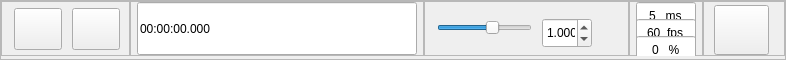
<?xml version="1.0" encoding="UTF-8"?>
<ui version="4.0">
 <class>Transport</class>
 <widget class="QWidget" name="Transport">
  <property name="geometry">
   <rect>
    <x>0</x>
    <y>0</y>
    <width>786</width>
    <height>60</height>
   </rect>
  </property>
  <property name="minimumSize">
   <size>
    <width>0</width>
    <height>60</height>
   </size>
  </property>
  <property name="maximumSize">
   <size>
    <width>16777215</width>
    <height>60</height>
   </size>
  </property>
  <property name="windowTitle">
   <string>IanniX — Transport</string>
  </property>
  <property name="styleSheet">
   <string notr="true"></string>
  </property>
  <layout class="QHBoxLayout" name="horizontalLayout">
   <property name="spacing">
    <number>0</number>
   </property>
   <property name="leftMargin">
    <number>0</number>
   </property>
   <property name="topMargin">
    <number>0</number>
   </property>
   <property name="rightMargin">
    <number>0</number>
   </property>
   <property name="bottomMargin">
    <number>0</number>
   </property>
   <item>
    <widget class="QFrame" name="globalFrame">
     <property name="frameShape">
      <enum>QFrame::StyledPanel</enum>
     </property>
     <property name="frameShadow">
      <enum>QFrame::Raised</enum>
     </property>
     <layout class="QHBoxLayout" name="horizontalLayout_2">
      <property name="spacing">
       <number>0</number>
      </property>
      <property name="leftMargin">
       <number>0</number>
      </property>
      <property name="topMargin">
       <number>0</number>
      </property>
      <property name="rightMargin">
       <number>0</number>
      </property>
      <property name="bottomMargin">
       <number>3</number>
      </property>
      <item>
       <widget class="QFrame" name="transportFrame">
        <property name="sizePolicy">
         <sizepolicy hsizetype="Maximum" vsizetype="Preferred">
          <horstretch>0</horstretch>
          <verstretch>0</verstretch>
         </sizepolicy>
        </property>
        <property name="frameShape">
         <enum>QFrame::StyledPanel</enum>
        </property>
        <property name="frameShadow">
         <enum>QFrame::Raised</enum>
        </property>
        <layout class="QHBoxLayout" name="horizontalLayout_4">
         <property name="spacing">
          <number>10</number>
         </property>
         <property name="leftMargin">
          <number>12</number>
         </property>
         <property name="topMargin">
          <number>0</number>
         </property>
         <property name="bottomMargin">
          <number>0</number>
         </property>
         <item>
          <widget class="QPushButton" name="ffButton">
           <property name="sizePolicy">
            <sizepolicy hsizetype="Fixed" vsizetype="Fixed">
             <horstretch>0</horstretch>
             <verstretch>0</verstretch>
            </sizepolicy>
           </property>
           <property name="minimumSize">
            <size>
             <width>48</width>
             <height>42</height>
            </size>
           </property>
           <property name="maximumSize">
            <size>
             <width>40</width>
             <height>40</height>
            </size>
           </property>
           <property name="toolTip">
            <string>Rewinds the playback</string>
           </property>
           <property name="statusTip">
            <string>Playback|By pressing the button, IanniX will play or pause the score playback. If nothing happened, be sure the score speed is positive!</string>
           </property>
           <property name="text">
            <string/>
           </property>
           <property name="icon">
            <iconset resource="../icons/IanniX.qrc">
             <normaloff>:/general/res_icon_ff.png</normaloff>:/general/res_icon_ff.png</iconset>
           </property>
           <property name="iconSize">
            <size>
             <width>24</width>
             <height>24</height>
            </size>
           </property>
          </widget>
         </item>
         <item>
          <widget class="QPushButton" name="playButton">
           <property name="sizePolicy">
            <sizepolicy hsizetype="Fixed" vsizetype="Fixed">
             <horstretch>0</horstretch>
             <verstretch>0</verstretch>
            </sizepolicy>
           </property>
           <property name="minimumSize">
            <size>
             <width>48</width>
             <height>42</height>
            </size>
           </property>
           <property name="maximumSize">
            <size>
             <width>40</width>
             <height>40</height>
            </size>
           </property>
           <property name="toolTip">
            <string>Plays or pauses the playback</string>
           </property>
           <property name="statusTip">
            <string>Playback|Press this button to start or pause the playback</string>
           </property>
           <property name="text">
            <string/>
           </property>
           <property name="icon">
            <iconset resource="../icons/IanniX.qrc">
             <normaloff>:/general/res_icon_play.png</normaloff>
             <normalon>:/general/res_icon_pause.png</normalon>:/general/res_icon_play.png</iconset>
           </property>
           <property name="iconSize">
            <size>
             <width>18</width>
             <height>18</height>
            </size>
           </property>
           <property name="checkable">
            <bool>true</bool>
           </property>
           <property name="checked">
            <bool>false</bool>
           </property>
          </widget>
         </item>
        </layout>
       </widget>
      </item>
      <item>
       <widget class="QFrame" name="timeFrame">
        <property name="sizePolicy">
         <sizepolicy hsizetype="Maximum" vsizetype="Preferred">
          <horstretch>0</horstretch>
          <verstretch>0</verstretch>
         </sizepolicy>
        </property>
        <property name="frameShape">
         <enum>QFrame::StyledPanel</enum>
        </property>
        <property name="frameShadow">
         <enum>QFrame::Raised</enum>
        </property>
        <layout class="QHBoxLayout" name="horizontalLayout_3">
         <property name="spacing">
          <number>0</number>
         </property>
         <property name="leftMargin">
          <number>6</number>
         </property>
         <property name="topMargin">
          <number>0</number>
         </property>
         <property name="rightMargin">
          <number>6</number>
         </property>
         <property name="bottomMargin">
          <number>0</number>
         </property>
         <item>
          <widget class="QLineEdit" name="timeEdit">
           <property name="sizePolicy">
            <sizepolicy hsizetype="Fixed" vsizetype="Fixed">
             <horstretch>0</horstretch>
             <verstretch>0</verstretch>
            </sizepolicy>
           </property>
           <property name="minimumSize">
            <size>
             <width>280</width>
             <height>28</height>
            </size>
           </property>
           <property name="maximumSize">
            <size>
             <width>280</width>
             <height>55</height>
            </size>
           </property>
           <property name="focusPolicy">
            <enum>Qt::ClickFocus</enum>
           </property>
           <property name="toolTip">
            <string>Goes to a specific playback timecode</string>
           </property>
           <property name="statusTip">
            <string>Playback|This is the elapsed time since the beginning of the playback of the score.\n If you need to jump to a specific timecode, feel free to type directly the desired timecode in this box.</string>
           </property>
           <property name="inputMask">
            <string notr="true">99:99:99.999</string>
           </property>
           <property name="text">
            <string notr="true">00:00:00.000</string>
           </property>
          </widget>
         </item>
        </layout>
       </widget>
      </item>
      <item>
       <widget class="QFrame" name="speedFrame">
        <property name="frameShape">
         <enum>QFrame::StyledPanel</enum>
        </property>
        <property name="frameShadow">
         <enum>QFrame::Raised</enum>
        </property>
        <layout class="QVBoxLayout" name="verticalLayout_2">
         <property name="spacing">
          <number>0</number>
         </property>
         <property name="leftMargin">
          <number>12</number>
         </property>
         <property name="topMargin">
          <number>0</number>
         </property>
         <property name="rightMargin">
          <number>12</number>
         </property>
         <property name="bottomMargin">
          <number>0</number>
         </property>
         <item>
          <layout class="QHBoxLayout" name="spaceForLog">
           <property name="spacing">
            <number>0</number>
           </property>
          </layout>
         </item>
         <item>
          <layout class="QHBoxLayout" name="horizontalLayout_5">
           <property name="spacing">
            <number>10</number>
           </property>
           <item>
            <widget class="QSlider" name="speedSlider">
             <property name="toolTip">
              <string>Changes the global playback speed (1.00 = real time clock)</string>
             </property>
             <property name="statusTip">
              <string>Playback speed|IanniX will play your score with a classical precise clock. But you can speed up or down the playback... or reverse the time!</string>
             </property>
             <property name="minimum">
              <number>-500</number>
             </property>
             <property name="maximum">
              <number>500</number>
             </property>
             <property name="value">
              <number>100</number>
             </property>
             <property name="orientation">
              <enum>Qt::Horizontal</enum>
             </property>
            </widget>
           </item>
           <item>
            <widget class="QDoubleSpinBox" name="speedSpin">
             <property name="minimumSize">
              <size>
               <width>50</width>
               <height>30</height>
              </size>
             </property>
             <property name="maximumSize">
              <size>
               <width>50</width>
               <height>20</height>
              </size>
             </property>
             <property name="toolTip">
              <string>Changes the global playback speed (1.00 = real time clock)</string>
             </property>
             <property name="statusTip">
              <string>Playback speed|IanniX will play your score with a classical precise clock. But you can speed up or down the playback... or reverse the time!</string>
             </property>
             <property name="decimals">
              <number>3</number>
             </property>
             <property name="minimum">
              <double>-999.000000000000000</double>
             </property>
             <property name="maximum">
              <double>999.000000000000000</double>
             </property>
             <property name="singleStep">
              <double>0.100000000000000</double>
             </property>
             <property name="value">
              <double>1.000000000000000</double>
             </property>
            </widget>
           </item>
           <item>
            <widget class="QPushButton" name="speedSpinReset">
             <property name="enabled">
              <bool>false</bool>
             </property>
             <property name="toolTip">
              <string>Resets score speed to nominal speed (1.00)</string>
             </property>
             <property name="styleSheet">
              <string notr="true">QPushButton  {
	min-width:  		14px;
	min-height: 		14px;
	max-width:  	14px;
	max-height: 	14px;
	width:  				14px;
	height: 			14px;
	border-radius: 7px;
	margin: 			0px;
	margin-top:		7px;
	padding:			0px;
}
QPushButton:disabled {
	border:				0px solid transparent;
	background: 	transparent;
	color:				transparent;
}</string>
             </property>
             <property name="text">
              <string>X</string>
             </property>
            </widget>
           </item>
          </layout>
         </item>
        </layout>
       </widget>
      </item>
      <item>
       <widget class="QFrame" name="perfFrame">
        <property name="sizePolicy">
         <sizepolicy hsizetype="Maximum" vsizetype="Preferred">
          <horstretch>0</horstretch>
          <verstretch>0</verstretch>
         </sizepolicy>
        </property>
        <property name="frameShape">
         <enum>QFrame::StyledPanel</enum>
        </property>
        <property name="frameShadow">
         <enum>QFrame::Raised</enum>
        </property>
        <layout class="QVBoxLayout" name="verticalLayout">
         <property name="spacing">
          <number>0</number>
         </property>
         <property name="leftMargin">
          <number>6</number>
         </property>
         <property name="topMargin">
          <number>0</number>
         </property>
         <property name="rightMargin">
          <number>6</number>
         </property>
         <property name="bottomMargin">
          <number>3</number>
         </property>
         <item>
          <widget class="QLineEdit" name="perfSchedulerEdit">
           <property name="minimumSize">
            <size>
             <width>60</width>
             <height>28</height>
            </size>
           </property>
           <property name="maximumSize">
            <size>
             <width>60</width>
             <height>28</height>
            </size>
           </property>
           <property name="toolTip">
            <string>Scheduler period</string>
           </property>
           <property name="statusTip">
            <string>Scheduler period|IanniX computes your score at the displayed rate.\n You can also force IanniX to a specific scheduler period by typing a value in this field. 5ms is accurate enough but it can also be CPU intensive so feel free to increase this value if needed.</string>
           </property>
           <property name="inputMask">
            <string notr="true">009 ms</string>
           </property>
           <property name="text">
            <string notr="true">5 ms</string>
           </property>
           <property name="alignment">
            <set>Qt::AlignCenter</set>
           </property>
          </widget>
         </item>
         <item>
          <widget class="QLineEdit" name="perfOpenGLEdit">
           <property name="minimumSize">
            <size>
             <width>60</width>
             <height>28</height>
            </size>
           </property>
           <property name="maximumSize">
            <size>
             <width>60</width>
             <height>28</height>
            </size>
           </property>
           <property name="toolTip">
            <string>Rendering frame rate</string>
           </property>
           <property name="statusTip">
            <string>Rendering frame rate|IannIX refreshes your score at the displayed frame rate.\n You can also force IanniX to a specific framerate by typing a value in this field. 50fps is fluid but it can also be CPU intensive so feel free to decrease this value if needed.\n Finaly, be aware that graphical frame rate doesn't affect messages accuracy or sample rate.</string>
           </property>
           <property name="inputMask">
            <string notr="true">009 fps</string>
           </property>
           <property name="text">
            <string notr="true">60 fps</string>
           </property>
           <property name="alignment">
            <set>Qt::AlignCenter</set>
           </property>
          </widget>
         </item>
         <item>
          <widget class="QLineEdit" name="perfCpuEdit">
           <property name="minimumSize">
            <size>
             <width>60</width>
             <height>28</height>
            </size>
           </property>
           <property name="maximumSize">
            <size>
             <width>60</width>
             <height>28</height>
            </size>
           </property>
           <property name="focusPolicy">
            <enum>Qt::NoFocus</enum>
           </property>
           <property name="toolTip">
            <string>CPU usage</string>
           </property>
           <property name="statusTip">
            <string>CPU usage|CPU usage can give you information about the complexity of your score.\n If the value is high, be sure to disable logs by closing the Network tab. Then you can also reduce the accuracy of IanniX by changing the scheduler period and the rendering frame rate (fields above).</string>
           </property>
           <property name="inputMask">
            <string notr="true">009 %</string>
           </property>
           <property name="text">
            <string notr="true">0 %</string>
           </property>
           <property name="cursorPosition">
            <number>5</number>
           </property>
           <property name="alignment">
            <set>Qt::AlignCenter</set>
           </property>
           <property name="readOnly">
            <bool>true</bool>
           </property>
          </widget>
         </item>
        </layout>
       </widget>
      </item>
      <item>
       <widget class="QFrame" name="logoFrame">
        <property name="sizePolicy">
         <sizepolicy hsizetype="Maximum" vsizetype="Preferred">
          <horstretch>0</horstretch>
          <verstretch>0</verstretch>
         </sizepolicy>
        </property>
        <property name="frameShape">
         <enum>QFrame::StyledPanel</enum>
        </property>
        <property name="frameShadow">
         <enum>QFrame::Raised</enum>
        </property>
        <layout class="QVBoxLayout" name="verticalLayout_3">
         <property name="spacing">
          <number>6</number>
         </property>
         <property name="leftMargin">
          <number>10</number>
         </property>
         <property name="topMargin">
          <number>3</number>
         </property>
         <property name="rightMargin">
          <number>15</number>
         </property>
         <property name="bottomMargin">
          <number>0</number>
         </property>
         <item>
          <widget class="QPushButton" name="logoButton">
           <property name="minimumSize">
            <size>
             <width>55</width>
             <height>16</height>
            </size>
           </property>
           <property name="maximumSize">
            <size>
             <width>55</width>
             <height>50</height>
            </size>
           </property>
           <property name="toolTip">
            <string>About IanniX</string>
           </property>
           <property name="statusTip">
            <string>About IanniX|IanniX is open source and developed by volunteers. Discover who they are!</string>
           </property>
           <property name="text">
            <string/>
           </property>
           <property name="icon">
            <iconset resource="../icons/IanniX.qrc">
             <normaloff>:/general/res_logo.png</normaloff>:/general/res_logo.png</iconset>
           </property>
           <property name="iconSize">
            <size>
             <width>50</width>
             <height>45</height>
            </size>
           </property>
          </widget>
         </item>
        </layout>
       </widget>
      </item>
     </layout>
    </widget>
   </item>
  </layout>
 </widget>
 <resources>
  <include location="../icons/IanniX.qrc"/>
 </resources>
 <connections>
  <connection>
   <sender>perfSchedulerEdit</sender>
   <signal>textChanged(QString)</signal>
   <receiver>Transport</receiver>
   <slot>action()</slot>
   <hints>
    <hint type="sourcelabel">
     <x>699</x>
     <y>16</y>
    </hint>
    <hint type="destinationlabel">
     <x>599</x>
     <y>180</y>
    </hint>
   </hints>
  </connection>
  <connection>
   <sender>perfOpenGLEdit</sender>
   <signal>textChanged(QString)</signal>
   <receiver>Transport</receiver>
   <slot>action()</slot>
   <hints>
    <hint type="sourcelabel">
     <x>699</x>
     <y>45</y>
    </hint>
    <hint type="destinationlabel">
     <x>550</x>
     <y>209</y>
    </hint>
   </hints>
  </connection>
  <connection>
   <sender>speedSlider</sender>
   <signal>valueChanged(int)</signal>
   <receiver>Transport</receiver>
   <slot>action()</slot>
   <hints>
    <hint type="sourcelabel">
     <x>540</x>
     <y>45</y>
    </hint>
    <hint type="destinationlabel">
     <x>424</x>
     <y>203</y>
    </hint>
   </hints>
  </connection>
  <connection>
   <sender>speedSpin</sender>
   <signal>valueChanged(double)</signal>
   <receiver>Transport</receiver>
   <slot>action()</slot>
   <hints>
    <hint type="sourcelabel">
     <x>600</x>
     <y>53</y>
    </hint>
    <hint type="destinationlabel">
     <x>507</x>
     <y>140</y>
    </hint>
   </hints>
  </connection>
  <connection>
   <sender>timeEdit</sender>
   <signal>editingFinished()</signal>
   <receiver>Transport</receiver>
   <slot>action()</slot>
   <hints>
    <hint type="sourcelabel">
     <x>252</x>
     <y>37</y>
    </hint>
    <hint type="destinationlabel">
     <x>252</x>
     <y>132</y>
    </hint>
   </hints>
  </connection>
  <connection>
   <sender>playButton</sender>
   <signal>released()</signal>
   <receiver>Transport</receiver>
   <slot>action()</slot>
   <hints>
    <hint type="sourcelabel">
     <x>63</x>
     <y>40</y>
    </hint>
    <hint type="destinationlabel">
     <x>63</x>
     <y>133</y>
    </hint>
   </hints>
  </connection>
  <connection>
   <sender>ffButton</sender>
   <signal>released()</signal>
   <receiver>Transport</receiver>
   <slot>action()</slot>
   <hints>
    <hint type="sourcelabel">
     <x>30</x>
     <y>42</y>
    </hint>
    <hint type="destinationlabel">
     <x>30</x>
     <y>144</y>
    </hint>
   </hints>
  </connection>
  <connection>
   <sender>logoButton</sender>
   <signal>released()</signal>
   <receiver>Transport</receiver>
   <slot>action()</slot>
   <hints>
    <hint type="sourcelabel">
     <x>765</x>
     <y>28</y>
    </hint>
    <hint type="destinationlabel">
     <x>543</x>
     <y>185</y>
    </hint>
   </hints>
  </connection>
  <connection>
   <sender>speedSpinReset</sender>
   <signal>released()</signal>
   <receiver>Transport</receiver>
   <slot>action()</slot>
   <hints>
    <hint type="sourcelabel">
     <x>614</x>
     <y>39</y>
    </hint>
    <hint type="destinationlabel">
     <x>620</x>
     <y>149</y>
    </hint>
   </hints>
  </connection>
 </connections>
 <slots>
  <slot>action()</slot>
 </slots>
</ui>
